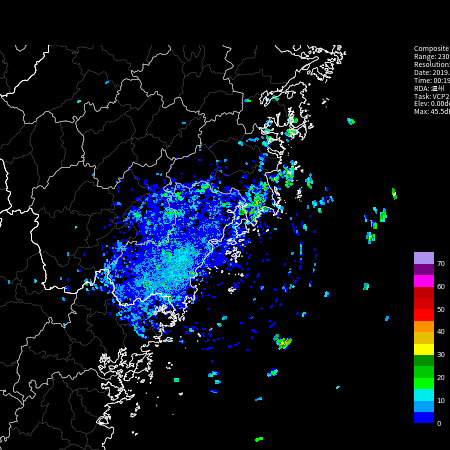
#> input picture AI_pred_demo/data/Z_RADR_I_Z9577_20190808001900_O_DOR_SA_CAP.bin.bz2.png, 450 x 450 px, found by its file name; its folder holds only this picture in this run
$ jupyter execute --allow-errors '雷达图像识别.ipynb'   (shell and % lines are left out)   (older library calls are emulated)
#> lines starting #> are read from the running program, lines starting #| are printed output that depends on the picture
[cell 1]
import numpy as np
from PIL import Image
import os
import time
import matplotlib.pyplot as plt

WIDTH = 80
HEIGHT =80
SEQUENCE = np.array([])
BASIC_SEQUENCE = np.array([])
NEXT_SEQUENCE = np.array([])
NUMBER = 0
path = "/home/liyuan3970/Typhoon_LMQ/AI_pred_demo/data/"
file = os.listdir(path)
file.sort()
print(file[0].strip(' '))
#> (the rest of this cell did not finish here and is left out)

[cell 2]
import numpy as np
from PIL import Image
import os
import time
import matplotlib.pyplot as plt

WIDTH = 60
HEIGHT = 60
SEQUENCE = np.array([])
BASIC_SEQUENCE = np.array([])
NEXT_SEQUENCE = np.array([])
NUMBER = 0
path = "/home/liyuan3970/Typhoon_LMQ/AI_pred_demo/data/"


def image_initialize(image):
    picture = Image.open(image)
#> picture is the input picture: PIL image 450x450 RGBA; mean R, G, B, A 10.3, 16.5, 26.6, 255
    picture = picture.crop((0, 40, 390, 430))
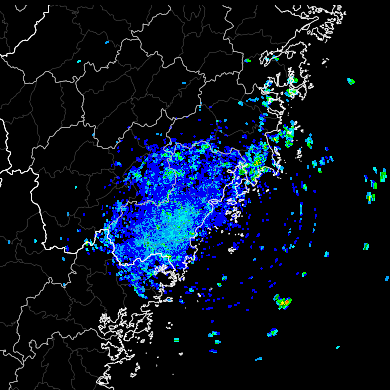
#> picture: PIL image 390x390 RGBA; mean R, G, B, A 9.6, 18.1, 32.2, 255
    picture = picture.resize((WIDTH, HEIGHT), Image.ANTIALIAS)
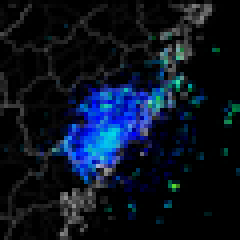
#> picture: PIL image 60x60 RGBA (shown 4 times larger); mean R, G, B, A 10.5, 19.2, 33.4, 255
    picture = picture.convert('L')
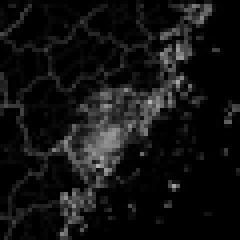
#> picture: PIL image 60x60 L (shown 4 times larger); min 0, max 180, mean 18.2
    #print(picture.size)
    data = np.array(picture.getdata())
#> data = 3600 values, max 180 at index 1537, min 0 at index 0, mean 18.23
    #print(picture.getdata().size)
    return data
files = os.listdir(path)
files.sort()
for file in files:
    # print(os.path.join(IMAGE_PATH, directories))
    # print(os.path.join(os.path.join(IMAGE_PATH, directories), file))
    #print(file)
    image_array = image_initialize(path+file.strip(' '))
#> image_array has the same summary as data in image_initialize
    #print(file.strip(' '))
    SEQUENCE = np.append(SEQUENCE, image_array)
#> SEQUENCE has the same summary as data in image_initialize
    NUMBER += 1
    #print(NUMBER)
    #print(time.strftime('%Y-%m-%d %H:%M:%S', time.localtime()))

print(SEQUENCE.shape)
#| (3600,)
SEQUENCE = SEQUENCE.reshape(NUMBER, WIDTH * HEIGHT)
for i in SEQUENCE:
    for j in range(int(len(i))):
        if i[j] < 50:
            i[j] = 0
#> this loop made 1 pass


np.savez('sequence_array.npz', sequence_array=SEQUENCE)
print('Data saved.')
print(time.strftime('%Y-%m-%d %H:%M:%S', time.localtime()))

$ run again, on AI_pred_demo/data/Z_RADR_I_Z9577_20190808035200_O_DOR_SA_CAP.bin.bz2.png
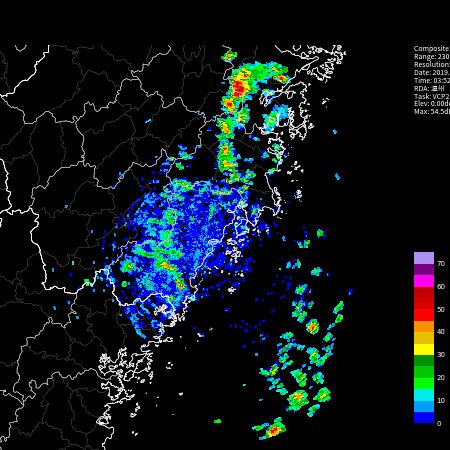
#> input picture AI_pred_demo/data/Z_RADR_I_Z9577_20190808035200_O_DOR_SA_CAP.bin.bz2.png, 450 x 450 px, found by its file name
#> in image_initialize, picture is the input picture: PIL image 450x450 RGBA; mean R, G, B, A 11.7, 21.4, 26.7, 255
#> in image_initialize, `picture = picture.crop((0, 40, 390, 430))`:
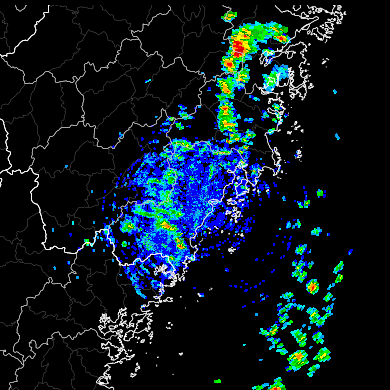
#> picture: PIL image 390x390 RGBA; mean R, G, B, A 11.5, 24.6, 32.3, 255
#> in image_initialize, `picture = picture.convert('L')`:
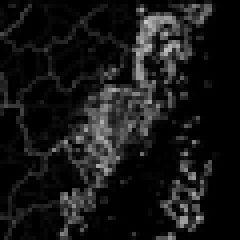
#> picture: PIL image 60x60 L (shown 4 times larger); min 0, max 198, mean 22.7
#> data = 3600 values, max 198 at index 336, min 0 at index 0, mean 22.73
#> image_array has the same summary as data in image_initialize
#> SEQUENCE has the same summary as data in image_initialize
#| (3600,)
#> the loop `for i in SEQUENCE:` made 1 pass

$ run again, on AI_pred_demo/data/Z_RADR_I_Z9577_20190808045400_O_DOR_SA_CAP.bin.bz2.png
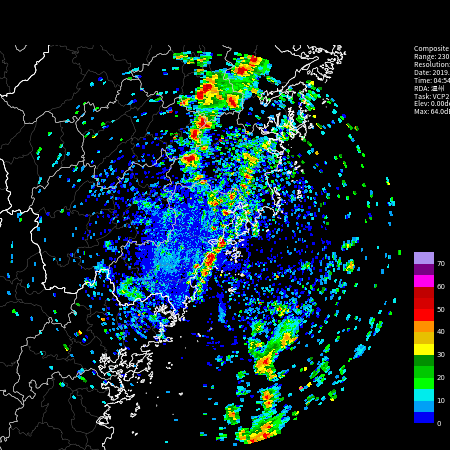
#> input picture AI_pred_demo/data/Z_RADR_I_Z9577_20190808045400_O_DOR_SA_CAP.bin.bz2.png, 450 x 450 px, found by its file name
#> in image_initialize, picture is the input picture: PIL image 450x450 RGBA; mean R, G, B, A 14.5, 33.9, 39.1, 255
#> in image_initialize, `picture = picture.crop((0, 40, 390, 430))`:
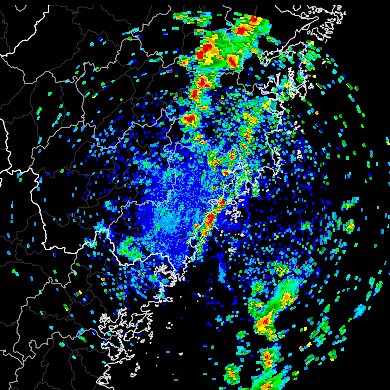
#> picture: PIL image 390x390 RGBA; mean R, G, B, A 14.9, 40.6, 48.7, 255
#> in image_initialize, `picture = picture.convert('L')`:
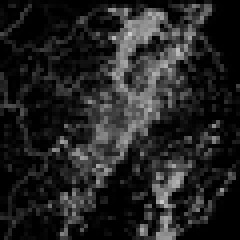
#> picture: PIL image 60x60 L (shown 4 times larger); min 0, max 205, mean 35.3
#> data = 3600 values, max 205 at index 512, min 0 at index 0, mean 35.29
#> image_array has the same summary as data in image_initialize
#> SEQUENCE has the same summary as data in image_initialize
#| (3600,)
#> the loop `for i in SEQUENCE:` made 1 pass

$ run again, on AI_pred_demo/data/Z_RADR_I_Z9577_20190808065700_O_DOR_SA_CAP.bin.bz2.png
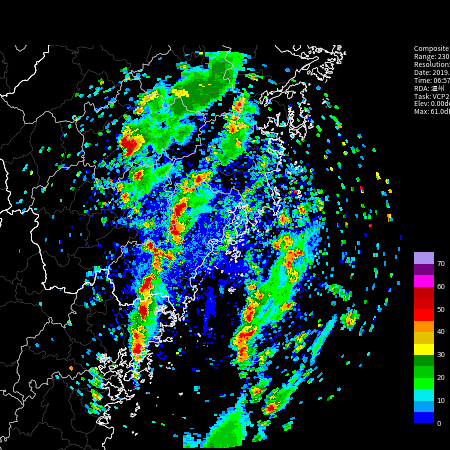
#> input picture AI_pred_demo/data/Z_RADR_I_Z9577_20190808065700_O_DOR_SA_CAP.bin.bz2.png, 450 x 450 px, found by its file name
#> in image_initialize, picture is the input picture: PIL image 450x450 RGBA; mean R, G, B, A 16.7, 45.3, 40.2, 255
#> in image_initialize, `picture = picture.crop((0, 40, 390, 430))`:
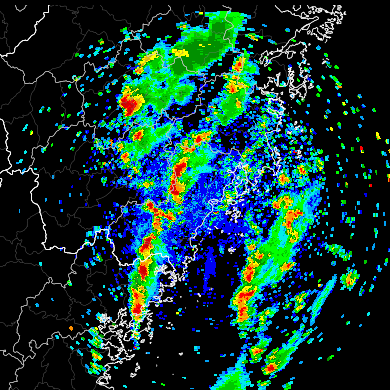
#> picture: PIL image 390x390 RGBA; mean R, G, B, A 18.1, 55.1, 49.7, 255
#> in image_initialize, `picture = picture.convert('L')`:
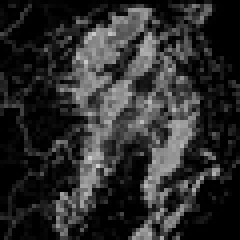
#> picture: PIL image 60x60 L (shown 4 times larger); min 0, max 207, mean 44.9
#> data = 3600 values, max 207 at index 2484, min 0 at index 0, mean 44.86
#> image_array has the same summary as data in image_initialize
#> SEQUENCE has the same summary as data in image_initialize
#| (3600,)
#> the loop `for i in SEQUENCE:` made 1 pass
